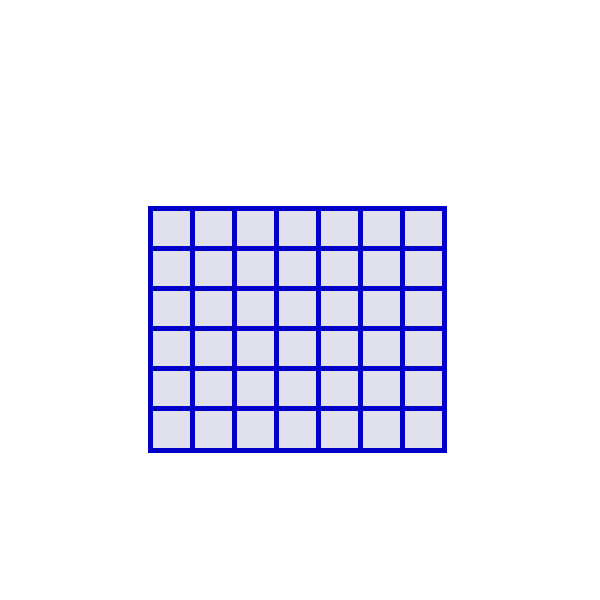
Frame 1 (no input)
Frame 60 (the mouse pressed at the canvas centre just before this capture): identical to frame 1, image omitted
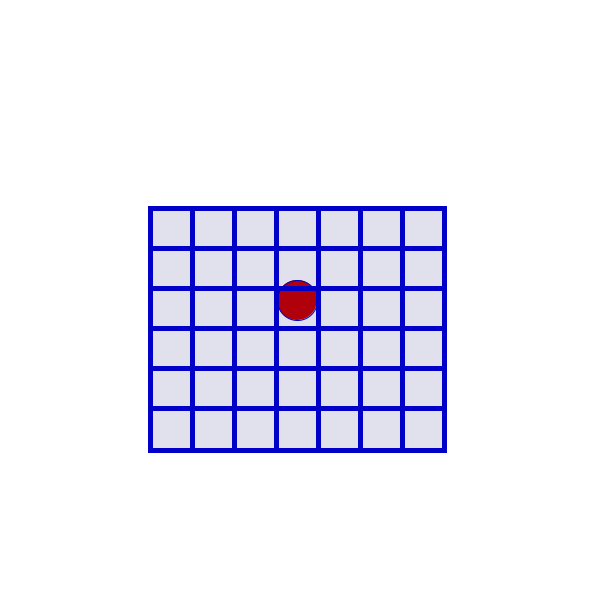
Frame 120 (the mouse held since frame 60 and released just before this capture)

The Processing sketch that drew these frames (run headless with seeded random() and noise(); from frame 60 on, the mouse is pressed at the canvas centre):

// Processing sketch: Connect4For2Players
// ── Connect4For2Players.pde
//Connect 4 for 2 players

//Object interaction, with basic falling and collision physics

//by Calvin Tomaschko
//www.reannatrombley.com/designcjt/
//spring 2018
//DesignCJT@gmail.com
//Guideing code from Coding Train on youtube, Processing tutorials
//https://www.youtube.com/channel/UCvjgXvBlbQiydffZU7m1_aw


CirPcs [] cirPc = new CirPcs[50];


int playPc = 0;
int columnHeight = 6;
float bottom = 450;
float leftSide = 150;
int numOfColumn = 7; 
int numOfSqs = columnHeight*numOfColumn;
float boxSize = 42;
float boxSizeH = 40;
float boxWalls = 5;


void setup() {
 size (600,600);
 stroke(0,0,200);

 for (int i = 0; i < cirPc.length; i++){
   cirPc[i] = new CirPcs();
 }
 

}

void mousePressed(){
  
  playPc++; 
  if (playPc % 2 == 0){
    cirPc[playPc-1].coloringPcOther();}
  cirPc[playPc-1].columnClick(mouseX);
}


void draw() {
  background(255);

  
  if (playPc == 0){  
  }
  
  for(int i= 0; i < playPc; i++) {
    for(int j = 0; j < playPc; j++) {
      if (playPc == 1){
      }
      else if (i != j) {
        cirPc[i].cirTouch(cirPc[j]);
      }
      else {
      }
  }
  cirPc[i].touchBottom(bottom); 
  cirPc[i].moveCir();
  cirPc[i].displayCir();
  //cirPc[i].cirBorder();
  
  }
  
  displayAllSqs(numOfSqs,columnHeight, bottom, leftSide);
  
  
}



  void displayAllSqs (int numOfSq, int colH, float setBottom, float leftSide) {
   
    float startX = leftSide;
    float startY= setBottom;
    float rowC = 0;
    float colC = 0;
    fill(0,0,100,30);
    strokeWeight(boxWalls);
    for (int i = 0; i < numOfSq; i++){
      if (i==0) {
      rect(startX, startY-boxSize,boxSize,boxSize);
    }
      else if (i % colH == 0) {
        rowC = 0; 
        colC =+1;
        startX = startX+(boxSize*colC);
        rect(startX, startY-boxSize-(boxSizeH*rowC),boxSize,boxSize);
          }
      else { rowC = rowC + 1;
    rect(startX, (startY-boxSize-(boxSizeH*rowC)),boxSize,boxSizeH);
          }

    } // closes the for loop
  }  //closes the function
  
  

// ── CirPcs.pde
class CirPcs {
  
  float x = width/2;
  float y = 0;
  float yspeed = 5;
  float sizeCir = 40;
  float r = sizeCir/2;
  float colR = 200;
  float colG = 0;
  float colB = 0;
  float roomForError = 15;

  
  CirPcs () {
  }
  
  void columnClick (float xPlace) {
    int whichCol = 0;
    
    for (int i=0;i < numOfColumn+1; i++) {
      if (xPlace < leftSide) {break;}
      if (xPlace > (leftSide+(i*boxSize))) {whichCol++;}
    }
    
    float xSlot = leftSide+(whichCol*boxSize)-(boxSize/2);
    if (whichCol == 0) {xSlot = leftSide-(boxSize*2);}
    if (whichCol > numOfColumn) {xSlot= leftSide+(boxSize*numOfColumn)+(boxSize*2);}
    this.x = xSlot ;
  }
  
  void coloringPcOther () {
   this.colR= 230 ;
   this.colG= 230;
  }
  
  void displayCir(){
    fill(this.colR,this.colG,colB);
    strokeWeight(1);
    ellipse(this.x, y, sizeCir, sizeCir);
  }
  
  void moveCir(){
    this.y = this.y + this.yspeed;
  }
  
  void touchBottom(float setBottom) {
     if (this.y >= (setBottom-r)){
      this.yspeed = 0;
      this.y = setBottom-r;
    }
  }
  
  void cirTouch (CirPcs otherCir){
    float dtest = dist(this.x,this.y,otherCir.x, otherCir.y);
    if (dtest <= (this.r + otherCir.r + 10)) {
      if (this.yspeed != 0) { this.yspeed = 1;}
    }    
    if (dtest <= (this.r + otherCir.r)) {
      this.yspeed = 0;
    }
    
  }
  
  
  
  
  //void touchBottom() {
  //  if (this.y >= height/2){
  //    this.yspeed = 0;
  //  }
  //}
  
  //void cirBorder(){
  //  fill(0,50,50,50);
  //  ellipse(this.x, this.y,boxSize,boxSize);
  //}
  
// Below is to boolean test and then return true if touch, I just want this.yspeed to 0
  
  
  //boolean cirTouch (CirPcs otherCir){
  //  float dtest = dist(this.x,this.y,otherCir.x, otherCir.y);
  //  if (dtest < (this.r + otherCir.r)) {
  //    this.yspeed = 0;
  //    return true; 
  //  } 
  //  else {
  //    return false;
  //  }

  //}
  
}
